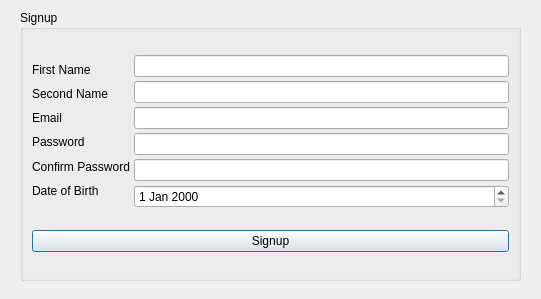
<?xml version="1.0" encoding="UTF-8"?>
<ui version="4.0">
 <class>Signup</class>
 <widget class="QDialog" name="Signup">
  <property name="geometry">
   <rect>
    <x>0</x>
    <y>0</y>
    <width>541</width>
    <height>299</height>
   </rect>
  </property>
  <property name="windowTitle">
   <string>Dialog</string>
  </property>
  <widget class="QGroupBox" name="groupBox">
   <property name="geometry">
    <rect>
     <x>20</x>
     <y>10</y>
     <width>501</width>
     <height>271</height>
    </rect>
   </property>
   <property name="title">
    <string>Signup</string>
   </property>
   <layout class="QVBoxLayout" name="verticalLayout_2">
    <item>
     <layout class="QHBoxLayout" name="horizontalLayout">
      <property name="spacing">
       <number>4</number>
      </property>
      <item>
       <layout class="QVBoxLayout" name="verticalLayout">
        <property name="spacing">
         <number>1</number>
        </property>
        <property name="topMargin">
         <number>3</number>
        </property>
        <property name="bottomMargin">
         <number>6</number>
        </property>
        <item>
         <widget class="QLabel" name="label_6">
          <property name="font">
           <font>
            <family>Arial</family>
           </font>
          </property>
          <property name="text">
           <string>First Name</string>
          </property>
         </widget>
        </item>
        <item>
         <widget class="QLabel" name="label">
          <property name="font">
           <font>
            <family>Arial</family>
           </font>
          </property>
          <property name="text">
           <string>Second Name</string>
          </property>
         </widget>
        </item>
        <item>
         <widget class="QLabel" name="label_5">
          <property name="font">
           <font>
            <family>Arial</family>
           </font>
          </property>
          <property name="text">
           <string>Email</string>
          </property>
         </widget>
        </item>
        <item>
         <widget class="QLabel" name="label_3">
          <property name="font">
           <font>
            <family>Arial</family>
           </font>
          </property>
          <property name="text">
           <string>Password</string>
          </property>
         </widget>
        </item>
        <item>
         <widget class="QLabel" name="label_4">
          <property name="font">
           <font>
            <family>Arial</family>
           </font>
          </property>
          <property name="text">
           <string>Confirm Password</string>
          </property>
         </widget>
        </item>
        <item>
         <widget class="QLabel" name="label_2">
          <property name="font">
           <font>
            <family>Arial</family>
           </font>
          </property>
          <property name="text">
           <string>Date of Birth</string>
          </property>
         </widget>
        </item>
       </layout>
      </item>
      <item>
       <layout class="QVBoxLayout" name="verticalLayout_3">
        <item>
         <widget class="QLineEdit" name="qtfName"/>
        </item>
        <item>
         <widget class="QLineEdit" name="qtsName"/>
        </item>
        <item>
         <widget class="QLineEdit" name="qtEmail"/>
        </item>
        <item>
         <widget class="QLineEdit" name="qtPassword"/>
        </item>
        <item>
         <widget class="QLineEdit" name="qtconPassword"/>
        </item>
        <item>
         <widget class="QDateEdit" name="qtDate">
          <property name="accelerated">
           <bool>false</bool>
          </property>
          <property name="showGroupSeparator" stdset="0">
           <bool>true</bool>
          </property>
         </widget>
        </item>
       </layout>
      </item>
     </layout>
    </item>
    <item>
     <widget class="QPushButton" name="pushButton">
      <property name="text">
       <string>Signup</string>
      </property>
     </widget>
    </item>
   </layout>
  </widget>
 </widget>
 <resources/>
 <connections/>
</ui>
